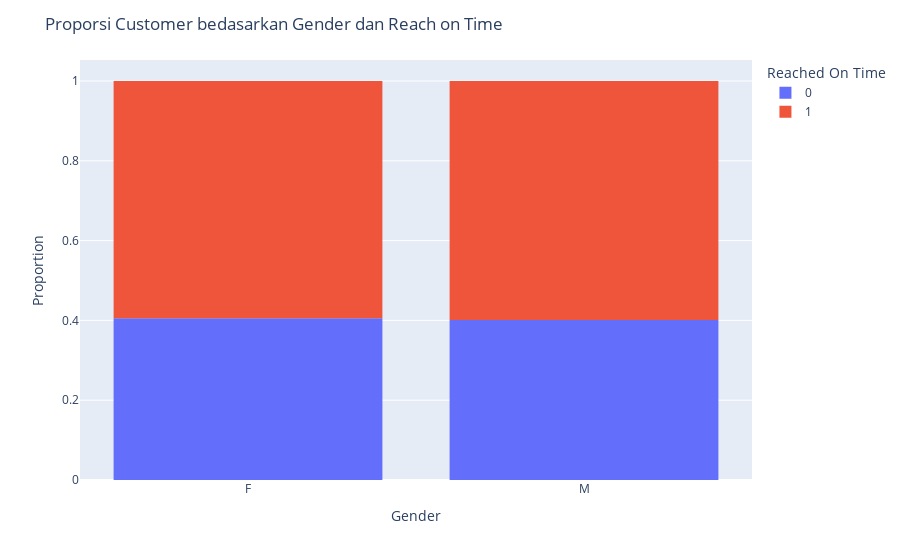

Notebook source saved alongside this figure:
### Markdown cell above
- bedasarkan grafik gender yang ditampilkan akan dibuktikan bahwa tidak terdapat hubungan antara gender dengan ketepatan waktu sampai kepada customer dari gender male maupun female. 
- Total dari gender male dan female sebanyak 5544 dan 5545 customer.
- Jumlah customer dengan gender male dan female tidak berbeda signifikan untuk kedua kategori. Customer dengan gender female yang menerima produk telat sebanyak 2249 dan customer dengan gender male sebanyak 2187 atau dalam persentase sebesar 40%.

### Code cell
proportions = df.groupby(['Gender', 'Reached.on.Time_Y.N']).size().groupby(level=0).apply(lambda x: x / x.sum()).reset_index(name='Proportion')

fig = px.histogram(proportions, x='Gender', color='Reached.on.Time_Y.N', y='Proportion')

fig.update_layout(
    title='Proporsi Customer bedasarkan Gender dan Reach on Time',
    xaxis=dict(title='Gender'),
    yaxis=dict(title='Proportion'),
    legend_title='Reached On Time'
)

fig.show()

### Figure 1 — Plotly figure (JSON) as saved in the notebook; plotly's stock layout.template omitted (floating-point values rounded to 4 significant figures)
{"data": [{"alignmentgroup": "True", "bingroup": "x", "histfunc": "sum", "hovertemplate": "Reached.on.Time_Y.N=0<br>Gender=%{x}<br>sum of Proportion=%{y}<extra></extra>", "legendgroup": "0", "marker": {"color": "#636efa", "pattern": {"shape": ""}}, "name": "0", "offsetgroup": "0", "orientation": "v", "showlegend": true, "type": "histogram", "x": ["F", "M"], "xaxis": "x", "y": [0.4056, 0.401], "yaxis": "y"}, {"alignmentgroup": "True", "bingroup": "x", "histfunc": "sum", "hovertemplate": "Reached.on.Time_Y.N=1<br>Gender=%{x}<br>sum of Proportion=%{y}<extra></extra>", "legendgroup": "1", "marker": {"color": "#EF553B", "pattern": {"shape": ""}}, "name": "1", "offsetgroup": "1", "orientation": "v", "showlegend": true, "type": "histogram", "x": ["F", "M"], "xaxis": "x", "y": [0.5944, 0.599], "yaxis": "y"}], "layout": {"barmode": "relative", "legend": {"title": {"text": "Reached On Time"}, "tracegroupgap": 0}, "margin": {"t": 60}, "title": {"text": "Proporsi Customer bedasarkan Gender dan Reach on Time"}, "xaxis": {"anchor": "y", "domain": [0, 1], "title": {"text": "Gender"}}, "yaxis": {"anchor": "x", "domain": [0, 1], "title": {"text": "Proportion"}}}}
